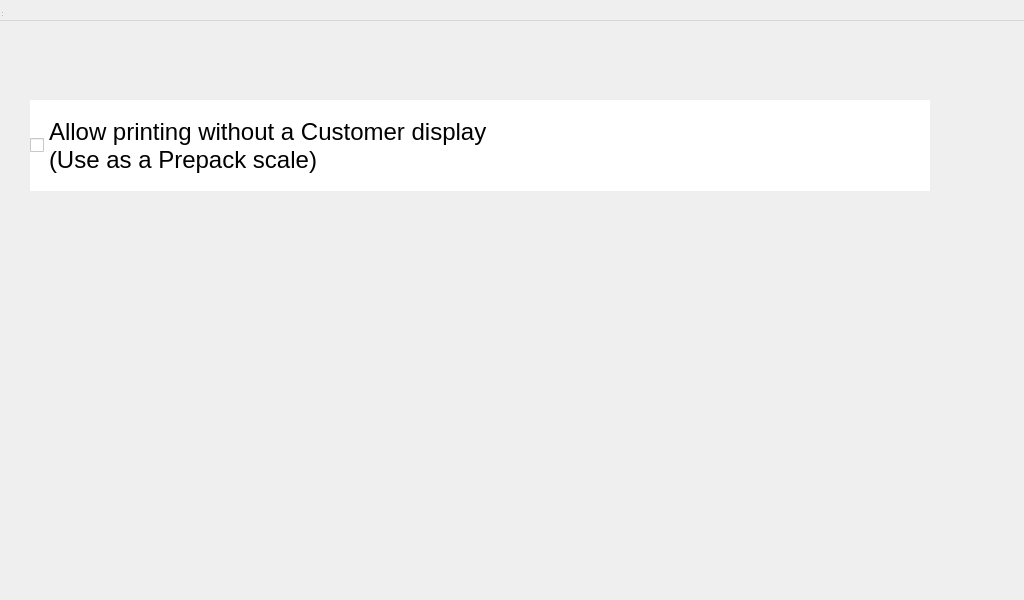
<?xml version="1.0" encoding="UTF-8"?>
<ui version="4.0">
 <class>serviceCustomerDisplayOption</class>
 <widget class="QWidget" name="serviceCustomerDisplayOption">
  <property name="geometry">
   <rect>
    <x>0</x>
    <y>0</y>
    <width>1024</width>
    <height>600</height>
   </rect>
  </property>
  <property name="windowTitle">
   <string>MainWindow</string>
  </property>
  <widget class="QWidget" name="centralwidget" native="true">
   <property name="geometry">
    <rect>
     <x>0</x>
     <y>0</y>
     <width>960</width>
     <height>291</height>
    </rect>
   </property>
   <widget class="QCheckBox" name="ckAllowPrintingWithoutGCD">
    <property name="geometry">
     <rect>
      <x>30</x>
      <y>100</y>
      <width>900</width>
      <height>91</height>
     </rect>
    </property>
    <property name="font">
     <font>
      <pointsize>18</pointsize>
     </font>
    </property>
    <property name="styleSheet">
     <string notr="true">QCheckBox
{
	color: black;
	background: white;
 }</string>
    </property>
    <property name="text">
     <string>Allow printing without a Customer display
(Use as a Prepack scale)</string>
    </property>
   </widget>
  </widget>
  <widget class="QMenuBar" name="menubar">
   <property name="geometry">
    <rect>
     <x>0</x>
     <y>0</y>
     <width>1024</width>
     <height>21</height>
    </rect>
   </property>
  </widget>
  <widget class="QStatusBar" name="statusbar">
   <property name="geometry">
    <rect>
     <x>0</x>
     <y>0</y>
     <width>3</width>
     <height>18</height>
    </rect>
   </property>
  </widget>
 </widget>
 <resources/>
 <connections/>
</ui>
